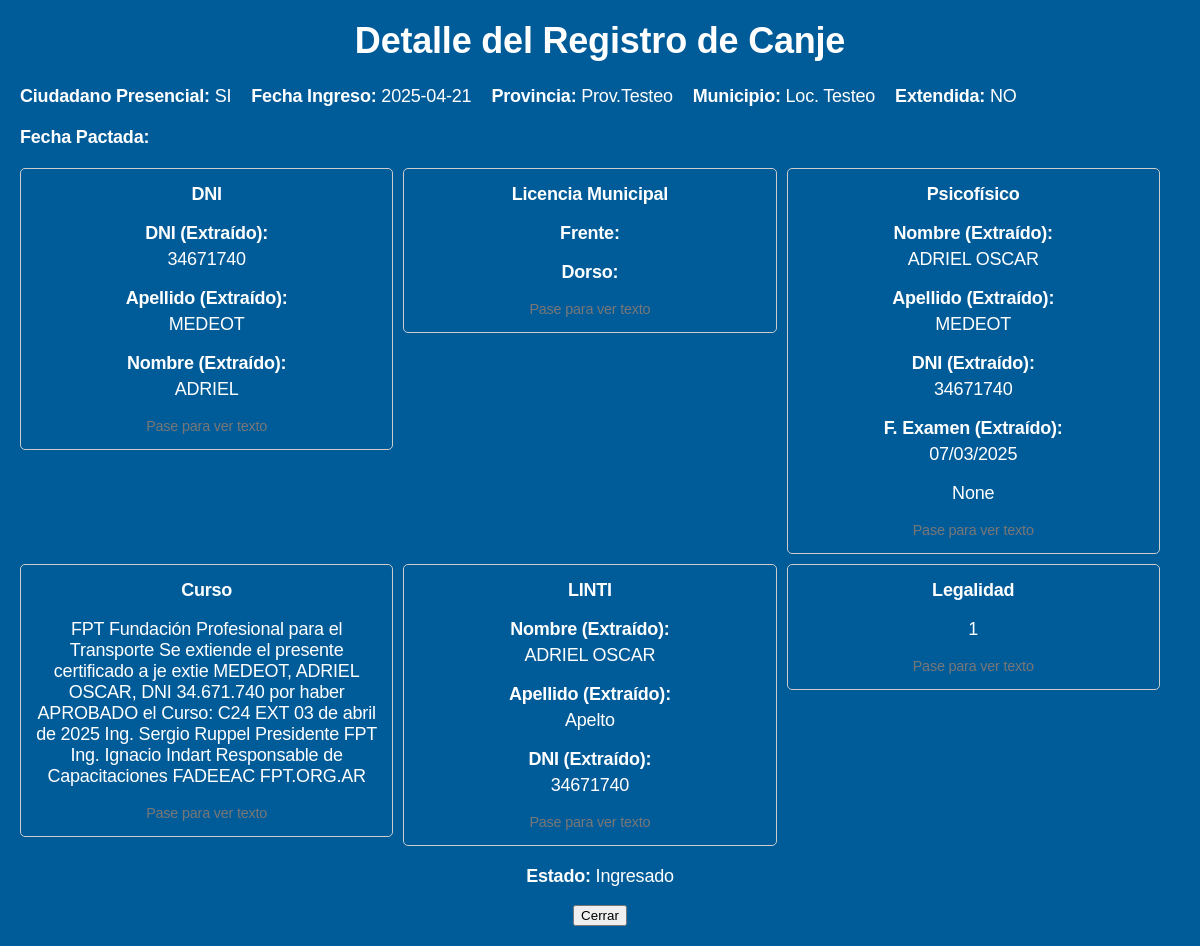
/canje/detalle/42, run on the app's committed database.
### canje/canje_modelos.py (models this page shows, shortened)
class Canje(db.Model):
    __tablename__ = 'DatosDeCanje'
    id = db.Column(db.Integer, primary_key=True, autoincrement=True)
    codigo_transaccion = db.Column(db.String(50), unique=True, nullable=False)
    fecha_hora = db.Column(db.TIMESTAMP, default=db.func.current_timestamp())
    ciudadano_presente = db.Column(db.Boolean)
    provincia_id = db.Column(db.Integer, db.ForeignKey('provincias.id'), nullable=False)
    municipio_id = db.Column(db.Integer, db.ForeignKey('municipios.id'), nullable=False)
    nombre_ciudadano = db.Column(db.String(100))
    apellido_ciudadano = db.Column(db.String(100))
    documento_frente_dni = db.Column(db.String(255))
    documento_dorso_dni = db.Column(db.String(255))
    documento_licencia_municipal_frente = db.Column(db.String(255))
    documento_licencia_municipal_dorso = db.Column(db.String(255))
    documento_psicofisico = db.Column(db.String(255))
    documento_certificado_curso = db.Column(db.String(255))
    documento_licencia_linti = db.Column(db.String(255))
    documento_certificado_legalidad = db.Column(db.String(255))
    datos_dni_dorso = db.Column(db.JSON)
    provincia = db.relationship('Provincia', back_populates='canjes')
    municipio = db.relationship('Municipio', back_populates='canjes')

class Provincia(db.Model):
    __tablename__ = 'provincias'
    id = db.Column(db.Integer, primary_key=True, autoincrement=True)
    nombre = db.Column(db.String(100), unique=True, nullable=False)
    municipios = db.relationship('Municipio', back_populates='provincia', lazy=True)
    canjes = db.relationship('Canje', back_populates='provincia', lazy=True)

class Municipio(db.Model):
    __tablename__ = 'municipios'
    id = db.Column(db.Integer, primary_key=True, autoincrement=True)
    nombre = db.Column(db.String(100), nullable=False)
    provincia_id = db.Column(db.Integer, db.ForeignKey('provincias.id'), nullable=False)
    provincia = db.relationship('Provincia', back_populates='municipios')
    canjes = db.relationship('Canje', back_populates='municipio', lazy=True)

### canje/canje_app.py (the view)
@canje_bp.route('/detalle/<int:id>')
def ver_detalle(id):
    conn = get_db()
    cursor = conn.cursor()
    query = """
        SELECT
            dc.*,
            p.nombre AS nombre_provincia,
            m.nombre AS nombre_municipio
        FROM
            DatosDeCanje dc
        LEFT JOIN
            provincias p ON dc.provincia_id = p.id
        LEFT JOIN
            municipios m ON dc.municipio_id = m.id
        WHERE dc.id = ?
    """
    cursor.execute(query, (id,))
    registro = cursor.fetchone()
    close_db(conn)
    if registro:
        return render_template('detalle_canje.html', registro=dict(registro))
    else:
        return "Registro no encontrado", 404

### canje/adm_db.py (called while the page is built)
def get_db():
    conn = sqlite3.connect(DATABASE)
    conn.row_factory = sqlite3.Row  # Para acceder a las columnas por nombre
    return conn

### templates/detalle_canje.html (shortened to what this page needs)
<head>
    <link rel="stylesheet" type="text/css" href="{{ url_for('static', filename='css/canje.css') }}">
    <link rel="stylesheet" type="text/css" href="{{ url_for('static', filename='css/detalle_ver.css') }}">
    <link rel="stylesheet" href="https://cdn.jsdelivr.net/npm/sweetalert2@11.11.9/dist/sweetalert2.min.css">
</head>
{% block content %}
    <h1>Detalle del Registro de Canje</h1>
    {% if registro %}
        <div style="display: flex; flex-direction: row; gap: 20px; margin-bottom: 20px;">
            <div><strong>Ciudadano Presencial:</strong> {{ registro.ciudadano_presencial }}</div>
            <div><strong>Fecha Ingreso:</strong> {{ registro.fecha_ingreso }}</div>
            <div><strong>Provincia:</strong> {{ registro.nombre_provincia }}</div>
            <div><strong>Municipio:</strong> {{ registro.nombre_municipio }}</div>
            <div><strong>Extendida:</strong> {{ registro.solicita_licencia_extendida }}</div>
        </div>
        <div style="display: flex; flex-direction: row; gap: 20px; margin-bottom: 20px;">
            <div><strong>Fecha Pactada:</strong> {{ registro.fecha_no_presencial }}</div>
        </div>
        <div class="document-buttons-container">
            <div class="document-box-container">
                <div class="document-box">
                    <strong>DNI</strong>
                    <p><strong>DNI (Extraído):</strong> {{ registro.dni }}</p>
                    <p><strong>Apellido (Extraído):</strong> {{ registro.apellido }}</p>
                    <p><strong>Nombre (Extraído):</strong> {{ registro.nombre }}</p>
                    <div class="document-legend">Pase para ver texto</div>
                </div>
            </div>
            <div class="document-box-container">
                <div class="document-box">
                    <strong>Licencia Municipal</strong>
                    <p><strong>Frente:</strong> {{ registro.licencia_municipal_frente_data }}</p>
                    <p><strong>Dorso:</strong> {{ registro.licencia_municipal_dorso_data }}</p>
                    <div class="document-legend">Pase para ver texto</div>
                </div>
            </div>
            <div class="document-box-container">
                <div class="document-box">
                    <strong>Psicofísico</strong>
                    <p><strong>Nombre (Extraído):</strong> {{ registro.psicofisico_nombre }}</p>
                    <p><strong>Apellido (Extraído):</strong> {{ registro.psicofisico_apellido }}</p>
                    <p><strong>DNI (Extraído):</strong> {{ registro.psicofisico_dni }}</p>
                    <p><strong>F. Examen (Extraído):</strong> {{ registro.psicofisico_f_examen }}</p>
                    <p>{{ registro.psicofisico_imagen }}</p>
                    <div class="document-legend">Pase para ver texto</div>
                </div>
            </div>
            <div class="document-box-container">
                <div class="document-box">
                    <strong>Curso</strong>
                    <p>{{ registro.curso_imagen }}</p>
                    <div class="document-legend">Pase para ver texto</div>
                </div>
            </div>
            <div class="document-box-container">
                <div class="document-box">
                    <strong>LINTI</strong>
                    <p><strong>Nombre (Extraído):</strong> {{ registro.linti_nombre }}</p>
                    <p><strong>Apellido (Extraído):</strong> {{ registro.linti_apellido }}</p>
                    <p><strong>DNI (Extraído):</strong> {{ registro.linti_dni }}</p>
                    <div class="document-legend">Pase para ver texto</div>
                </div>
            </div>
            <div class="document-box-container">
                <div class="document-box">
                    <strong>Legalidad</strong>
                    <p>{{ registro.legalidad_imagen }}</p>
                    <div class="document-legend">Pase para ver texto</div>
                </div>
            </div>
        </div>
        <div style="margin-top: 20px;">
            <p><strong>Estado:</strong> {{ registro.estado }}</p>
            <button onclick="window.close()">Cerrar</button>
        </div>
    {% else %}
        <p>Registro no encontrado.</p>
    {% endif %}
{% endblock %}

### static/css/detalle_ver.css (style rules this page uses)
.document-buttons-container { display: flex; flex-direction: row; flex-wrap: wrap; gap: 10px; margin-bottom: 20px; }
.document-box { border: 1px solid #ccc; padding: 10px; width: calc(33.33% - 10px - (20px / 3)); min-width: 150px; box-sizing: border-box; text-align: left; }
.document-box strong { display: block; margin-bottom: 5px; }
.document-box-container { display: flex; flex-direction: column; align-items: center; position: relative; flex-basis: calc(33.33% - 40px / 3); }
.document-box { border: 1px solid #ccc; padding: 15px; border-radius: 5px; text-align: center; min-width: 200px; cursor: help; width: 100%; }
.document-legend { margin-top: 5px; font-size: 0.8em; color: #777; }

### data on the page
Canje: ciudadano_presencial "SI", fecha_ingreso "2025-04-21", solicita_licencia_extendida "NO", dni "34671740", apellido "MEDEOT", nombre "ADRIEL", psicofisico_nombre "ADRIEL OSCAR", psicofisico_apellido "MEDEOT", psicofisico_dni "34671740", psicofisico_f_examen "07/03/2025", curso_imagen "FPT Fundación Profesional para el Transporte Se extiende el presente certificado a je extie MEDEOT, ADRIEL OSCAR, DNI 34.671.740 por haber APROBADO el Curso: C24 EXT 03 de abril de 2025 Ing. Sergio Ruppel Presidente FPT Ing. Ignacio Indart Responsable de Capacitaciones FADEEAC FPT.ORG.AR", linti_nombre "ADRIEL OSCAR", linti_apellido "Apelto", linti_dni "34671740", legalidad_imagen "1", estado "Ingresado"
Provincia: nombre_provincia "Prov.Testeo"
Municipio: nombre_municipio "Loc. Testeo"

### other printed values
{{ registro.psicofisico_imagen }} "None"
